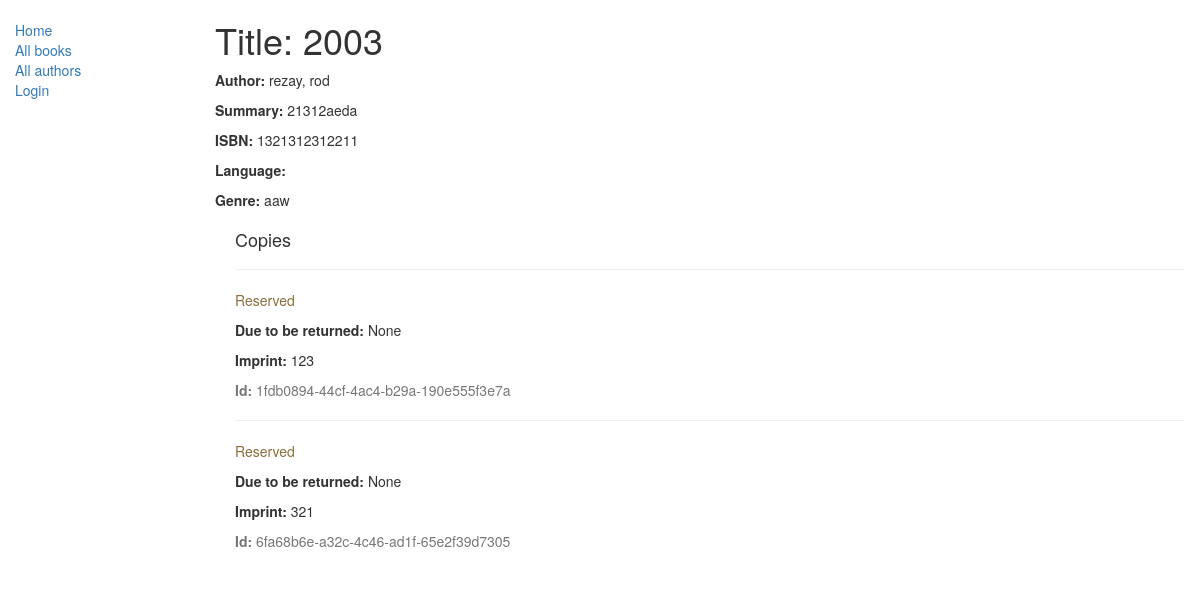
The page /catalog/book/1 on the database as committed earlier.
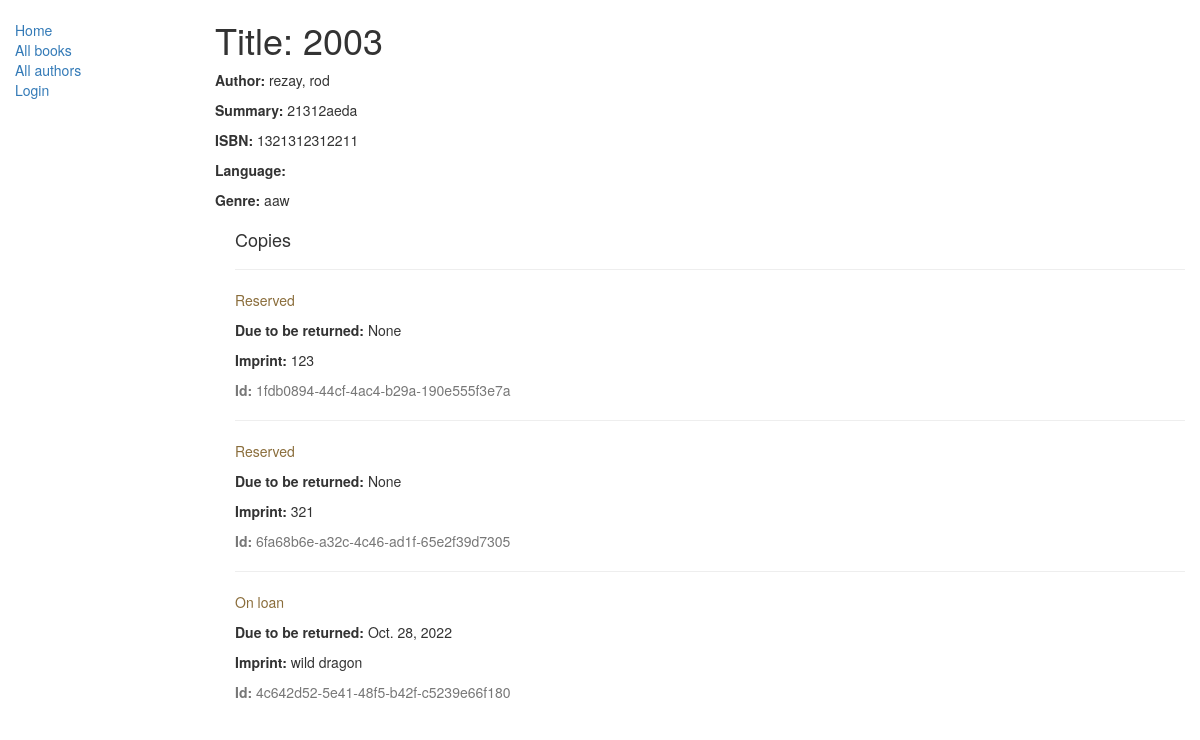
The same page on the database as committed later.
### catalog/models.py (models this page shows, shortened)
class Genre(models.Model):
    name = models.CharField(max_length=200, help_text="Enter a book genre (e.g. Science Fiction, French Poetry etc.)")
    def __str__(self):
        return self.name

class BookInstance(models.Model):
    borrower = models.ForeignKey(User, on_delete=models.SET_NULL,
                                 null=True, blank=True)
    id = models.UUIDField(primary_key=True, default=uuid.uuid4,
                          help_text="Unique ID for this particular book across whole library")
    book = models.ForeignKey('Book', on_delete=models.SET_NULL, null=True)
    imprint = models.CharField(max_length=200)
    due_back = models.DateField(null=True, blank=True)
    LOAN_STATUS = (
        ('m', 'Maintenance'),
        ('o', 'On loan'),
        ('a', 'Available'),
        ('r', 'Reserved'),
    )
    status = models.CharField(max_length=1, choices=LOAN_STATUS,
                              blank=True, default='m', help_text='Book availability')
    class Meta:
        ordering = ["due_back"]
        permissions = (("can_mark_returned", "Set book as returned"),)

### catalog/views.py (the view)
# urls.py: url(r'^book/(?P<pk>\d+)$', views.BookDetailView.as_view(), name='book-detail'),
class BookDetailView(generic.DetailView):
    model = Book

### catalog/models.py (called while the page is built)
    def __str__(self):
        return '%s, %s' % (self.last_name, self.first_name)

### catalog/templates/catalog/book_detail.html
{% extends "base_generic.html" %}
{% block content %}
  <h1>Title: {{ book.title }}</h1>
  <p><strong>Author:</strong> {{ book.author }}</a></p>
  <p><strong>Summary:</strong> {{ book.summary }}</p>
  <p><strong>ISBN:</strong> {{ book.isbn }}</p>
  <p><strong>Language:</strong> {{ book.language }}</p>
  <p><strong>Genre:</strong> {% for genre in book.genre.all %} {{ genre }}{% if not forloop.last %}, {% endif %}{% endfor %}</p>
  <div style="margin-left:20px;margin-top:20px">
  <h4>Copies</h4>
  {% for copy in book.bookinstance_set.all %}
  <hr>
  <p class="{% if copy.status == 'a' %}text-success{% elif
copy.status == 'd' %}text-danger{% else %}text-warning{% endif %}">
{{ copy.get_status_display }}</p>
  {% if copy.status != 'a' %}<p><strong>Due to be returned:
</strong> {{copy.due_back}}</p>{% endif %}
  <p><strong>Imprint:</strong> {{copy.imprint}}</p>
  <p class="text-muted"><strong>Id:</strong> {{copy.id}}</p>
   {% endfor %}
  </div>
{% endblock %}

Rows that differ between the two databases and show on the page:
added BookInstance: status "On loan", due_back "Oct. 28, 2022", imprint "wild dragon", id "4c642d52-5e41-48f5-b42f-c5239e66f180"
